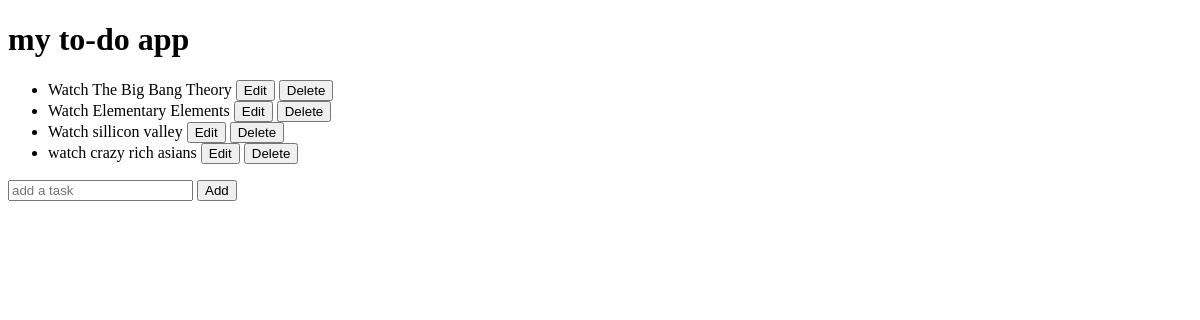
The app's page /, older data.
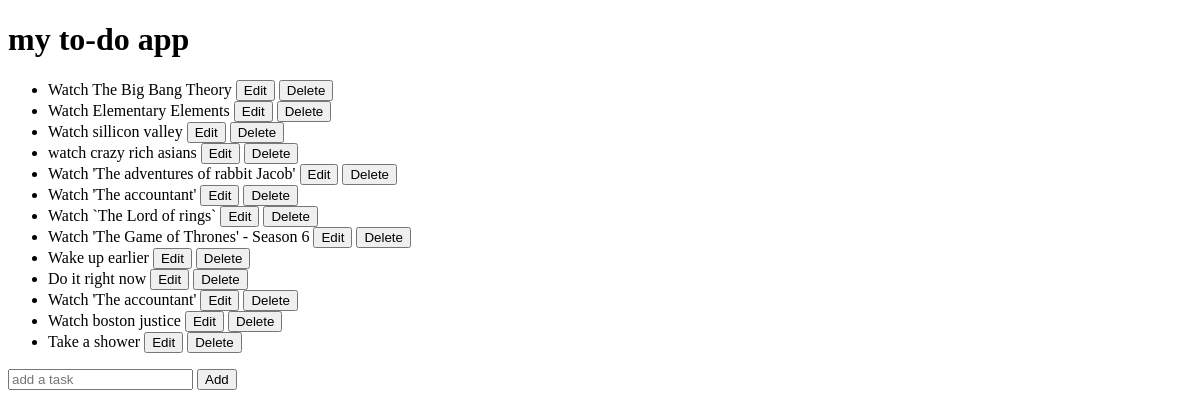
The same page, newer data.
### todo/models.py (models this page shows)
class Todo(models.Model):
    name = models.CharField(max_length=64)
    def __str__(self):
        return f"{self.name}"

### todo/views.py (the view)
# urls.py: path("", views.index, name="index"),
def index(request):
    context = {
        "todo_list": Todo.objects.all()
    }
    return render(request, "todo/index.html", context)

### todo/templates/todo/index.html (shortened to what this page needs)
<!DOCTYPE html>
<html lang="en" dir="ltr">
  <head>
  </head>
  <body>
    <h1>my to-do app</h1>
    <ul>
      {% for todo in todo_list %}
      <li>
        {{ todo }}
        <form style="display: inline" action={% url 'edit' todo.id %} method="post">
          <input type="submit" value="Edit">
        </form>
        <form style="display: inline" action={% url 'delete' todo.id %} method="post">
          <input type="submit" value="Delete">
        </form>
      </li>
      {% endfor %}
    </ul>
    <form action={% url "add"  %} method="post">
      <input type="text" name="todo-input" placeholder="add a task">
      <input type="submit" value="Add">
    </form>
  </body>
</html>

Row changes from the older to the newer data that the page shows:
added Todo: name "Watch 'The adventures of rabbit Jacob'"
added Todo: name "Watch 'The accountant'"
added Todo: name "Watch `The Lord of rings`"
added Todo: name "Watch 'The Game of Thrones' - Season 6"
added Todo: name "Wake up earlier"
added Todo: name "Do it right now"
added Todo: name "Watch 'The accountant'"
added Todo: name "Watch boston justice"
added Todo: name "Take a shower"
